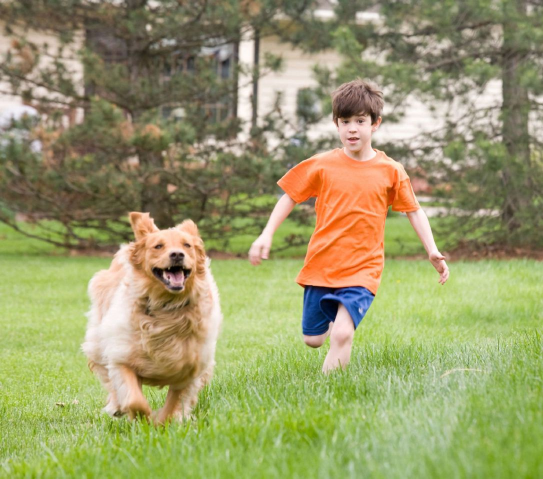
//> input picture Assignment2/sample.jpeg, 1086 x 957 px (shown at 1/2 size)
$ ./Assignment2   (built with g++ and OpenCV 4)
//> lines starting //> are read from the running program, lines starting //| are printed output that depends on the picture; after the words box and inside, x2 and y2 are one past the last pixel; in counts of white or black regions, pixels touching at a corner belong together
//> further down, img is the input picture: 957 rows x 1086 cols, CV_8UC3; mean B, G, R 106.6, 154.2, 154.6
#include <iostream>
#include <opencv2/core/base.hpp>
#include <opencv2/core/fast_math.hpp>
#include <opencv2/core/types.hpp>
#include <opencv2/imgcodecs.hpp>
#include <opencv2/imgproc.hpp>
#include <opencv2/highgui.hpp>

using std::cout;
using std::endl;
using std::vector;
using namespace cv;


void part_a(Mat& img_color) {
    // Grey histogram
    // https://docs.opencv.org/3.4/d8/dbc/tutorial_histogram_calculation.html
    Mat img;
    cvtColor(img_color, img, COLOR_BGR2GRAY);
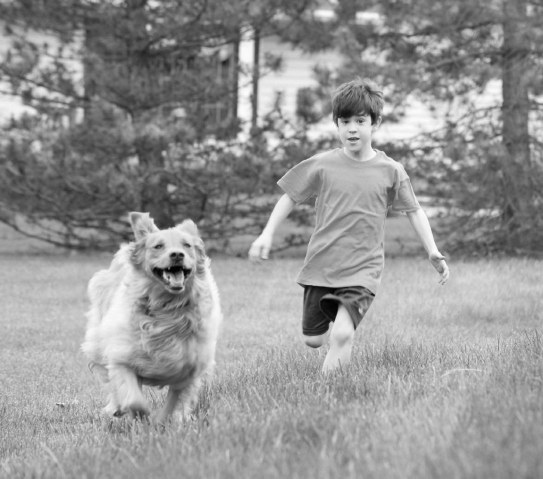
//> img: 957 rows x 1086 cols, CV_8UC1 (shown at 1/2 size); min 0, max 255, mean 148.9
    Mat hist;
    int hist_size = 256;
    float range[] = {0, 256};
    const float* hist_range[] = {range};
    calcHist(&img, 1, 0, Mat(), hist, 1, &hist_size, hist_range);
//> hist = 256 values, max 9607 at index 160, min 1 at index 255, mean 4059.8


    int hist_w = 512, hist_h = 400;
    int bin_w = cvRound((double) hist_w / hist_size);
    Mat hist_img = Mat::zeros(hist_h, hist_w, CV_8UC1);
    normalize(hist, hist, 0, hist_img.rows, NORM_MINMAX, -1, Mat());
//> hist = 256 values, max 400 at index 160, min 0 at index 255, mean 169

    for (int i = 1; i < hist_size; i++) {
        int bin_val = cvRound(hist.at<float>(i - 1));
        int next_bin_val = cvRound(hist.at<float>(i));
        line(hist_img, Point(bin_w*(i-1), hist_h - bin_val),
                Point(bin_w*(i), hist_h - next_bin_val),
                Scalar(255, 0 , 0), 2, 8, 0);
    }
//> this loop made 255 passes
//> (bin_val, next_bin_val) on passes 1 to 3: (1, 2), (2, 2), (2, 3)
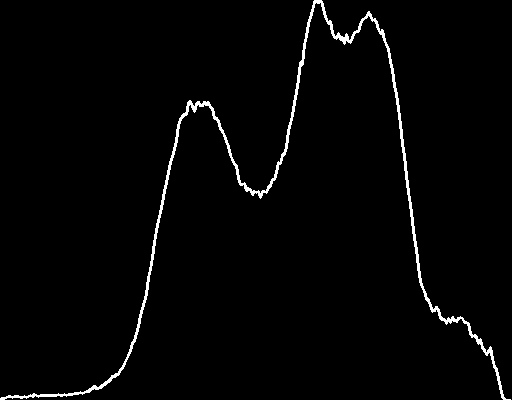
//> hist_img: 400 rows x 512 cols, CV_8UC1; 1.9% white; 1 white region, box (x1, y1, x2, y2) and area: (0, 0, 511, 400) 3977
    // imshow("Histogram", hist_img);
    imwrite("./result/histogram.jpg", hist_img);
    // waitKey(0);

    // Binary threshold
    Mat thres_binary, thres_four;
    threshold(img, thres_binary, 127, 255, THRESH_BINARY);
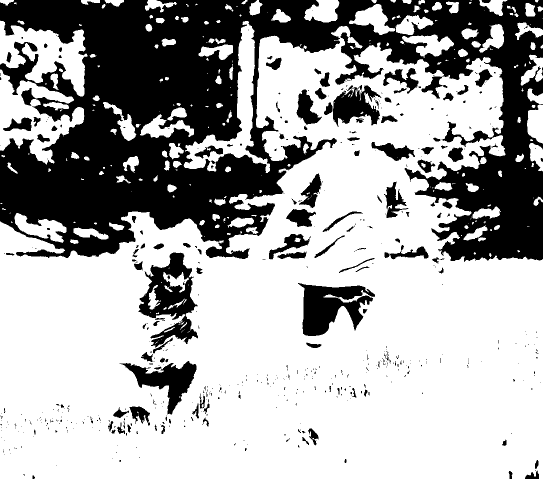
//> thres_binary: 957 rows x 1086 cols, CV_8UC1 (shown at 1/2 size); 66.3% white; 573 black regions (441 under 20 px), largest, box (x1, y1, x2, y2) and area: (0, 0, 1086, 524) 291954, (277, 505, 396, 695) 10249, (596, 566, 750, 672) 9097
    // imshow("Threshold Binary", thres_binary);
    imwrite("./result/thres_binary.jpg", thres_binary);

    // three threshold values
    Mat look_up_table(1, 256, CV_8U);
    uchar* p = look_up_table.ptr();
    for (int i = 0; i < 256; i++) {
        if (i <= 43) { p[i] = 0; }
        else if (i <= 128) { p[i] = 85; }
        else if (i <= 213) { p[i] = 170; }
        else { p[i] = 255; }
    }
    LUT(img, look_up_table, thres_four);
    // imshow("Threshold four", thres_four);
    imwrite("./result/thres_four.jpg", thres_four);
    // waitKey(0);

}

void part_b(Mat& img) {
    Mat data = Mat::zeros(img.cols*img.rows, 3, CV_32F);
    Mat best_labels, centers, clustered;
    std::vector<Mat> bgr;
    split(img, bgr);
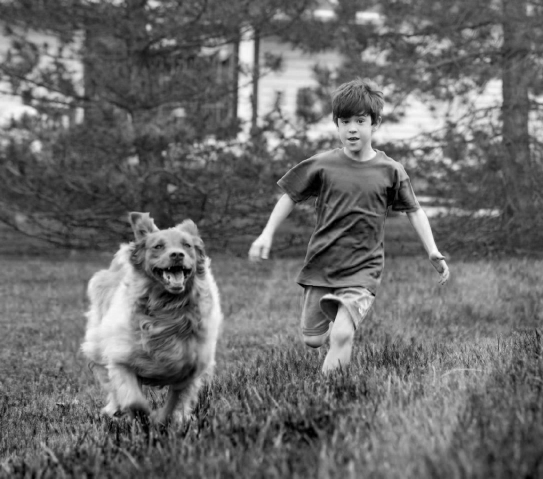
//> bgr[0]: 957 rows x 1086 cols, CV_8UC1 (shown at 1/2 size); min 0, max 255, mean 106.6
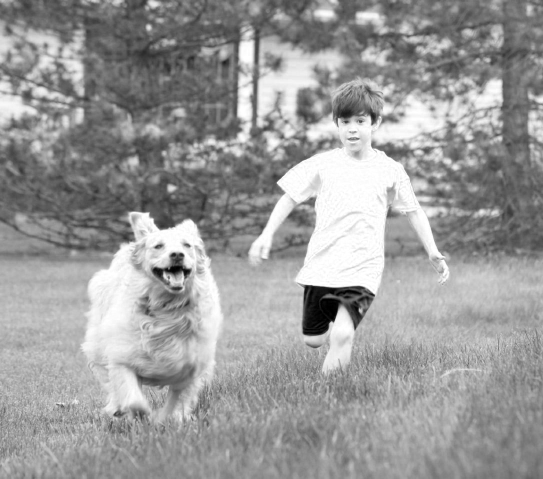
//> bgr[2]: 957 rows x 1086 cols, CV_8UC1 (shown at 1/2 size); min 0, max 255, mean 154.6

    for(int i=0; i<img.cols*img.rows; i++) {
        data.at<float>(i,0) = bgr[0].data[i] / 255.0;
        data.at<float>(i,1) = bgr[1].data[i] / 255.0;
        data.at<float>(i,2) = bgr[2].data[i] / 255.0;
    }

    int num_cluster = 6;
    kmeans(data, num_cluster, best_labels,
            TermCriteria( TermCriteria::EPS + TermCriteria::COUNT, 10, 1.0),
            5, KMEANS_PP_CENTERS, centers);
//> centers = [[0.411, 0.543, 0.563], [0.559, 0.773, 0.748], [0.266, 0.362, 0.382], [0.838, 0.873, 0.934], [0.302, 0.536, 0.959], [0.322, 0.699, 0.579]]


    centers = centers.reshape(3, centers.rows);
    data = data.reshape(3, data.rows);
    clustered = Mat(img.rows, img.cols, CV_32F);

    Vec3f* p = data.ptr<Vec3f>();

    for (int i = 0; i < data.rows; i++) {
        int id = best_labels.at<int>(i);
        p[i] = centers.at<Vec3f>(id);
    }
//> this loop made 1039302 passes
//> id on passes 1 to 3: 0, 0, 0
    clustered = data.reshape(3, img.rows);
    // imshow("original", img);
    // imshow("clustered", clustered);
    imwrite("./result/clustered.jpeg", 255 * clustered); // clustered is stored in floating point values in range [0...1], so need to scale it in order to write

    // waitKey();
}

void part_c(Mat& img) {
    Mat canny_output;
    Mat img_gray;
    int thresh = 80;
    cvtColor(img, img_gray, COLOR_BGR2GRAY);
    Canny(img_gray, canny_output, thresh, thresh * 2);
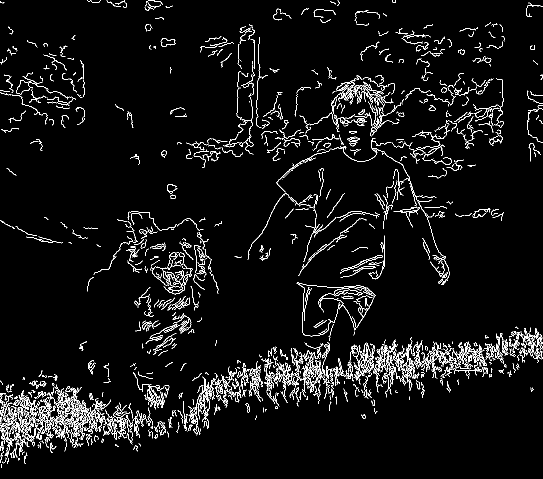
//> canny_output: 957 rows x 1086 cols, CV_8UC1 (shown at 1/2 size); 4.7% white in thin lines or dots

    vector<vector<Point>> contours;
    vector<Vec4i> hierarchy;
    findContours(canny_output, contours, hierarchy, RETR_TREE, CHAIN_APPROX_TC89_KCOS);
//> contours = 1791 contours, 1563 with area under 20; largest, box (x1, y1, x2, y2) and area: (73, 800, 105, 850) 270, (553, 280, 892, 518) 224, (178, 804, 205, 863) 206, (327, 541, 370, 590) 193, (834, 701, 875, 757) 180

    Mat drawing = img.clone(); // Mat::zeros(canny_output.size(), CV_8UC3);
    for (int i = 0; i < contours.size(); i++) {
        Scalar color = Scalar(0, 0, 255);
        drawContours(drawing, contours, i, color, 2, LINE_8, hierarchy, 0);
    }
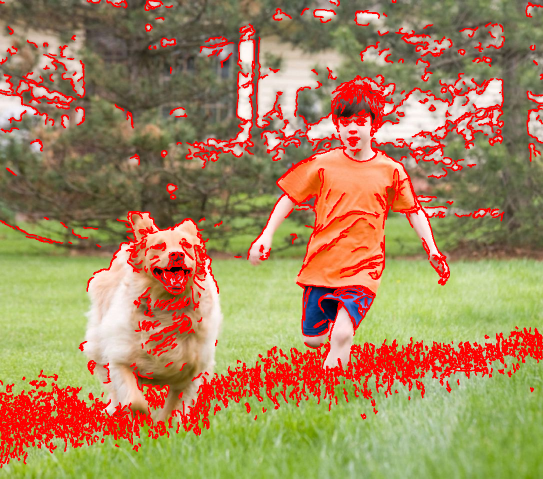
//> drawing: 957 rows x 1086 cols, CV_8UC3 (shown at 1/2 size); 13.19% of pixels changed, all inside (x1, y1, x2, y2) = (0, 0, 1086, 937)
    // imshow("Contours", drawing);
    imwrite("./result/contours.jpg", drawing);

    // Canny()
}

int main() {
    // Read img
    Mat img;
    img = imread("./sample.jpeg", IMREAD_COLOR);
    part_a(img);
    part_b(img);
    part_c(img);
    return 0;
}
